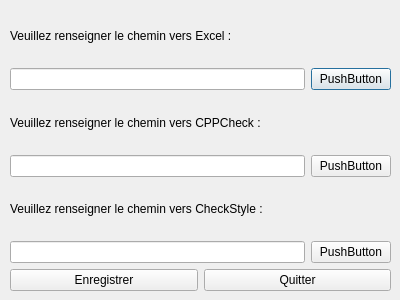
<?xml version="1.0" encoding="UTF-8"?>
<ui version="4.0">
 <class>ExternalToolParameterDialog</class>
 <widget class="QDialog" name="ExternalToolParameterDialog">
  <property name="geometry">
   <rect>
    <x>0</x>
    <y>0</y>
    <width>400</width>
    <height>300</height>
   </rect>
  </property>
  <property name="windowTitle">
   <string>Dialog</string>
  </property>
  <widget class="QWidget" name="verticalLayoutWidget">
   <property name="geometry">
    <rect>
     <x>10</x>
     <y>10</y>
     <width>381</width>
     <height>281</height>
    </rect>
   </property>
   <layout class="QVBoxLayout" name="verticalLayout">
    <item>
     <widget class="QLabel" name="label_excelPath">
      <property name="text">
       <string>Veuillez renseigner le chemin vers Excel :</string>
      </property>
     </widget>
    </item>
    <item>
     <layout class="QHBoxLayout" name="horizontalLayout">
      <item>
       <widget class="QLineEdit" name="lineEdit_excelPath"/>
      </item>
      <item>
       <widget class="QPushButton" name="pushButton_parcourirExcel">
        <property name="text">
         <string>PushButton</string>
        </property>
       </widget>
      </item>
     </layout>
    </item>
    <item>
     <widget class="QLabel" name="label_cppCheckPath">
      <property name="text">
       <string>Veuillez renseigner le chemin vers CPPCheck :</string>
      </property>
     </widget>
    </item>
    <item>
     <layout class="QHBoxLayout" name="horizontalLayout_2">
      <item>
       <widget class="QLineEdit" name="lineEdit_cppCheckPath"/>
      </item>
      <item>
       <widget class="QPushButton" name="pushButton_parcourirCPPCheck">
        <property name="text">
         <string>PushButton</string>
        </property>
       </widget>
      </item>
     </layout>
    </item>
    <item>
     <widget class="QLabel" name="label_checkStylePath">
      <property name="text">
       <string>Veuillez renseigner le chemin vers CheckStyle :</string>
      </property>
     </widget>
    </item>
    <item>
     <layout class="QHBoxLayout" name="horizontalLayout_4">
      <item>
       <widget class="QLineEdit" name="lineEdit_checkStylePath"/>
      </item>
      <item>
       <widget class="QPushButton" name="pushButton_parcourirCheckStyle">
        <property name="text">
         <string>PushButton</string>
        </property>
       </widget>
      </item>
     </layout>
    </item>
    <item>
     <layout class="QHBoxLayout" name="horizontalLayout_3">
      <item>
       <widget class="QPushButton" name="pushButton_valider">
        <property name="text">
         <string>Enregistrer</string>
        </property>
       </widget>
      </item>
      <item>
       <widget class="QPushButton" name="pushButton_annuler">
        <property name="text">
         <string>Quitter</string>
        </property>
       </widget>
      </item>
     </layout>
    </item>
   </layout>
  </widget>
 </widget>
 <resources/>
 <connections/>
</ui>
